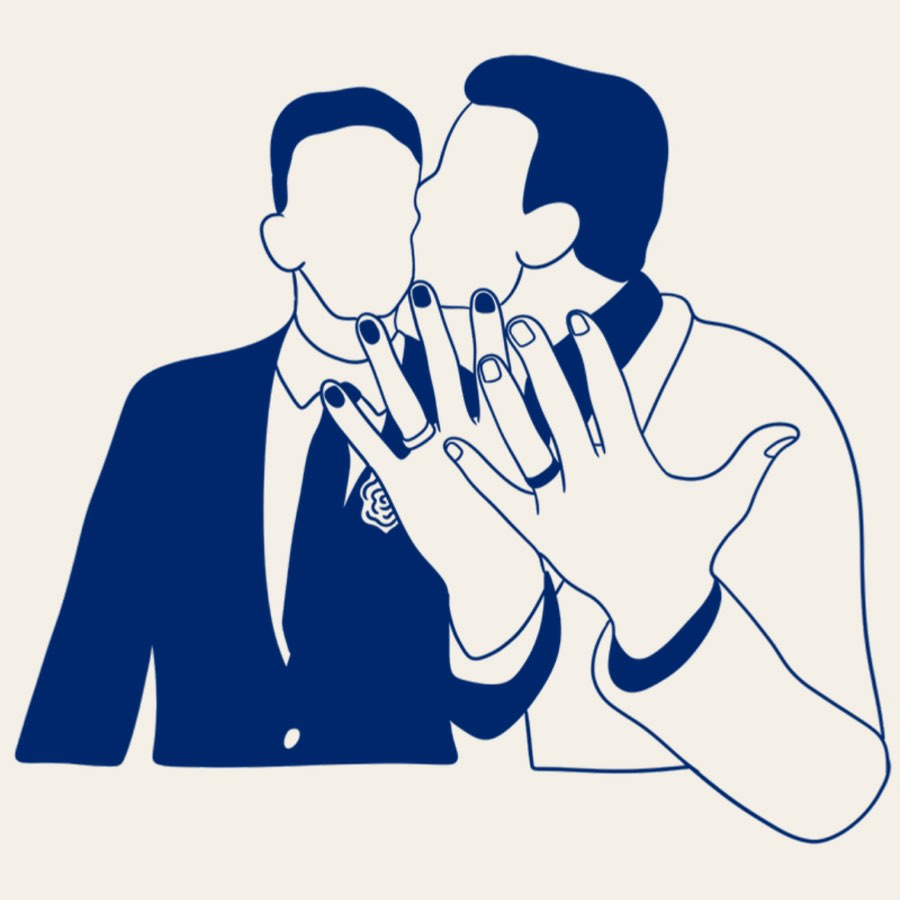
#> input picture landing/img/bg-casal.jpg, 900 x 900 px
$ python simulate_cvd.py ../../../landing/img/bg-casal.jpg
#> lines starting #> are read from the running program, lines starting #| are printed output that depends on the picture
"""Simula daltonismo num PNG, para conferir se a classificação do fluxo
continua legível para quem não distingue vermelho e verde.

Matrizes de Viénot, Brettel & Mollon (1999), aplicadas em espaço linear —
simular em sRGB direto dá um resultado otimista demais.

Uso: python3 qa/simulate_cvd.py qa/shots/s09.png
Saída: <arquivo>.protanopia.png e <arquivo>.deuteranopia.png
"""
import sys, pathlib
import numpy as np
from PIL import Image

M_LMS = np.array([[17.8824, 43.5161, 4.11935],
                  [3.45565, 27.1554, 3.86714],
                  [0.0299566, 0.184309, 1.46709]])
M_RGB = np.linalg.inv(M_LMS)
SIM = {
    "protanopia":   np.array([[0, 2.02344, -2.52581], [0, 1, 0], [0, 0, 1]]),
    "deuteranopia": np.array([[1, 0, 0], [0.494207, 0, 1.24827], [0, 0, 1]]),
}


def simular(img, tipo):
    a = np.asarray(img.convert("RGB"), dtype=np.float64) / 255.0
    lin = np.where(a <= 0.04045, a / 12.92, ((a + 0.055) / 1.055) ** 2.4)
    m = M_RGB @ SIM[tipo] @ M_LMS
    out = np.einsum("ij,hwj->hwi", m, lin)
    out = np.clip(out, 0, 1)
    srgb = np.where(out <= 0.0031308, out * 12.92, 1.055 * out ** (1 / 2.4) - 0.055)
    return Image.fromarray((np.clip(srgb, 0, 1) * 255).astype(np.uint8))


def main(paths):
    for p in paths:
        p = pathlib.Path(p)
        img = Image.open(p)
#> img is the input picture: PIL image 900x900 RGB; mean R, G, B 185.6, 191.8, 201.6
        for tipo in SIM:
            saida = p.with_suffix(f".{tipo}.png")
            simular(img, tipo).save(saida)
            print(saida)
#> this loop made 2 passes
#> pass 1, in simular, `lin = np.where(a <= 0.04045, a / 12.92, ((a + 0.055) / 1.055) ** 2.4)`:
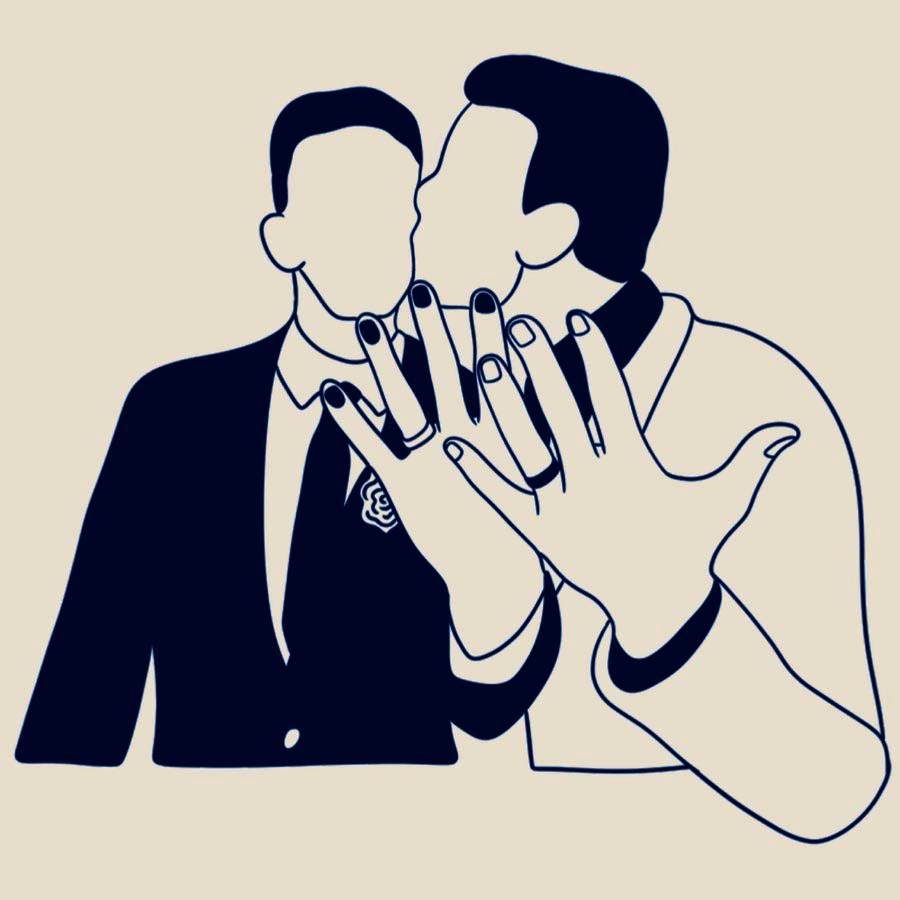
#> lin: shape (900, 900, 3) float64; mean R, G, B 0.679, 0.661, 0.643


if __name__ == "__main__":
    main(sys.argv[1:] or ["qa/shots/s09.png"])
